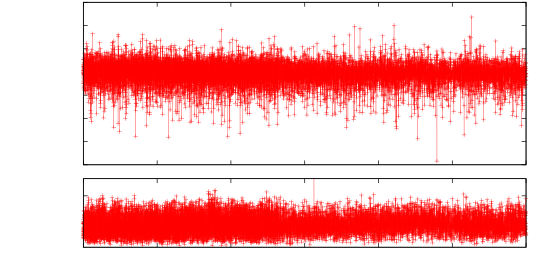

gnuplot code for this plot:
clear
reset
file = "laserstabilitaet_alt_FOL"
datafile = sprintf('../dat/%s.dat',file)

starttime = 1031069746

set term push
set term epslatex color 10 size 14cm, 7cm
set out sprintf('%s.tex',file)
set multiplot



#set fit errorvariables
#set dummy f
#f(x)=a*x+b
#b=14
#a=0.02
#fit f(x) datafile using 1:2:3 via a,b
#set label 1 sprintf('$\chi^2_{\mathrm{red}} = %.4f$',FIT_WSSR/FIT_NDF) at graph 0.90, 0.90


set origin 0, 0.4
set size 1, 0.6
set bmargin 0
set tmargin 0.2
set lmargin 10
unset key
unset xlabel
set format x ""
#set xlabel 'Zeit [min]'
set ylabel 'relative Frequenz [MHz]' -1,1
set samples 100000
set xrange [0:120]
plot datafile using (($1-starttime)/60000):4 with linespoints pt 1 lt 1 lc 1


set origin 0, 0.0
set size 1, 0.4
set tmargin 1
set bmargin 2
set format x "%g"
unset key
set xlabel 'Zeit [min]' 0,0.5
set ylabel 'Jitter [MHz]' -1,0
set ytic 5,5,15
set samples 100000
set xrange [0:120]
set yrange [0:20]
plot datafile using (($1-starttime)/60000):2 with linespoints pt 1 lt 1 lc 1

unset multiplot
unset out
